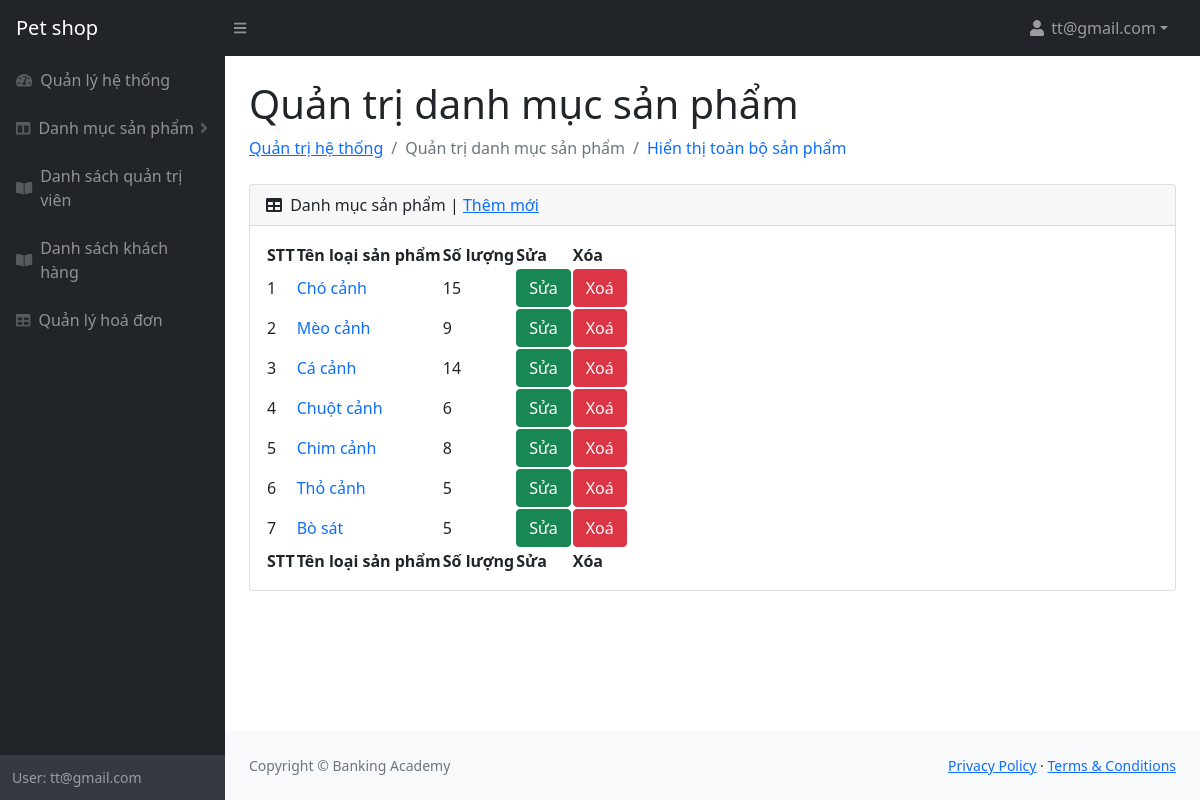
The app's page /admin/danhmuc.php (signed in) with its own data.
### tables this page shows
CREATE TABLE `tbl_loaisanpham` (
  `loaisanpham_id` int(11) NOT NULL,
  `ten_loaisanpham` varchar(50) NOT NULL
);

### admin/danhmuc.php (the view, shortened to what this page needs)
<!DOCTYPE html>
<html lang="en">
    <head>
        <link href="https://cdn.jsdelivr.net/npm/simple-datatables@latest/dist/style.css" rel="stylesheet" />
        <link href="css/styles.css" rel="stylesheet" />
    </head>
    <body class="sb-nav-fixed">
        <?php
        include("slide.php");
        ?>
            <div id="layoutSidenav_content">
                <main>
                    <div class="container-fluid px-4">
                        <h1 class="mt-4">Quản trị danh mục sản phẩm</h1>
                        <ol class="breadcrumb mb-4">
                            <li class="breadcrumb-item"><a href="index.php">Quản trị hệ thống</a></li>
                            <li class="breadcrumb-item active">Quản trị danh mục sản phẩm</li>
                            <li class="breadcrumb-item "><a style="text-decoration: none" href="toanbosanpham.php">Hiển thị toàn bộ sản phẩm</a></li>
                        </ol>
                        <div class="card mb-4">
                            <div class="card-header">
                                <i class="fas fa-table me-1"></i>
                                Danh mục sản phẩm | <a href="danhmucthemmoi.php">Thêm mới</a>
                            </div>
                            <div class="card-body">
                                <table id="datatablesSimple">
                                    <thead>
                                        <tr>
                                            <th>STT</th>
                                            <th>Tên loại sản phẩm</th>
                                            <th>Số lượng</th>
                                            <th>Sửa</th>
                                            <th>Xóa</th>
                                        </tr>
                                    </thead>
                                    <tfoot>
                                        <tr>
                                             <th>STT</th>
                                            <th>Tên loại sản phẩm</th>
                                            <th>Số lượng</th>
                                            <th>Sửa</th>
                                            <th>Xóa</th>
                                        </tr>
                                    </tfoot>
                                    <tbody>
                                    <?php
                                    include("../config.php");
                                        $sql = "
                                                  SELECT tbl_loaisanpham.loaisanpham_id, tbl_loaisanpham.ten_loaisanpham, COUNT(tbl_sanpham.sanpham_id) FROM tbl_loaisanpham LEFT JOIN tbl_sanpham ON  tbl_loaisanpham.loaisanpham_id=tbl_sanpham.loaisanpham_id GROUP BY tbl_loaisanpham.loaisanpham_id;
                                        ";
                                        $ket_qua = mysqli_query($ket_noi, $sql);
                                        $i=0;
                                        while ($row = mysqli_fetch_array($ket_qua)) {
                                            $i++;
                                    ;?>
                                        <tr>
                                            <td><?php echo $i;?></td>
                                            <td><a style="text-decoration: none" href="sanpham.php?id=<?php echo $row["loaisanpham_id"];?>"><?php echo $row["ten_loaisanpham"];?></a></td>
                                            <td><?php echo $row["COUNT(tbl_sanpham.sanpham_id)"];?></td>
                                            <td><a class="btn btn-success" href="danhmucsua.php?id=<?php echo $row["loaisanpham_id"]; ?>">Sửa</a></td>
                                            <td><a class="btn btn-danger" href="danhmucxoa.php?id=<?php echo $row["loaisanpham_id"]; ?>" onclick="return confirm('Bạn có muốn xoá?')">Xoá</a></td>
                                        </tr>
                                    <?php
                                        }
                                    ;?>
                                    </tbody>
                                </table>
                            </div>
                        </div>
                    </div>
                </main>
                <footer class="py-4 bg-light mt-auto">
                    <div class="container-fluid px-4">
                        <div class="d-flex align-items-center justify-content-between small">
                            <div class="text-muted">Copyright &copy; Banking Academy</div>
                            <div>
                                <a href="#">Privacy Policy</a>
                                &middot;
                                <a href="#">Terms &amp; Conditions</a>
                            </div>
                        </div>
                    </div>
                </footer>
            </div>
        </div>
    </body>
</html>

### admin/slide.php (shortened to what this page needs)
<nav class="sb-topnav navbar navbar-expand navbar-dark bg-dark">
            <a class="navbar-brand ps-3" href="index.php">Pet shop</a>
            <button class="btn btn-link btn-sm order-1 order-lg-0 me-4 me-lg-0" id="sidebarToggle" href="#!"><i class="fas fa-bars"></i></button>
            <form class="d-none d-md-inline-block form-inline ms-auto me-0 me-md-3 my-2 my-md-0">
                <div class="input-group">
                    <i class="fas fa-search"></i>
                </div>
            </form>
            <ul class="navbar-nav ms-auto ms-md-0 me-3 me-lg-4">
                <li class="nav-item dropdown">
                    <a class="nav-link dropdown-toggle" id="navbarDropdown" href="#" role="button" data-bs-toggle="dropdown" aria-expanded="false"><i class="fas fa-user fa-fw"></i>   <?php echo $_SESSION['ten_admin'];?></a>
                </li>
            </ul>
        </nav>
        <div id="layoutSidenav">
            <div id="layoutSidenav_nav">
                <nav class="sb-sidenav accordion sb-sidenav-dark" id="sidenavAccordion" >
                    <div class="sb-sidenav-menu" >
                        <div class="nav">
                            <a class="nav-link" href="index.php">
                                <div class="sb-nav-link-icon"><i class="fas fa-tachometer-alt"></i></div>
                                Quản lý hệ thống
                            </a>
                            <a class="nav-link collapsed" href="" data-bs-toggle="collapse" data-bs-target="#collapseLayouts" aria-expanded="false" aria-controls="collapseLayouts">
                                <div class="sb-nav-link-icon"><i class="fas fa-columns"></i></div>
                                Danh mục sản phẩm
                                <div class="sb-sidenav-collapse-arrow"><i class="fas fa-angle-down"></i></div>
                            </a>
                            <a class="nav-link" href="quantrivien.php">
                                <div class="sb-nav-link-icon"><i class="fas fa-book-open"></i></div>
                                Danh sách quản trị viên
                            </a>
                            <a class="nav-link" href="khachhang.php">
                                <div class="sb-nav-link-icon"><i class="fas fa-book-open"></i></div>
                                Danh sách khách hàng
                            </a>
                            <a class="nav-link" href="hoadon.php">
                                <div class="sb-nav-link-icon"><i class="fas fa-table"></i></div>
                                Quản lý hoá đơn
                            </a>
                        </div>
                    </div>
                    <div class="sb-sidenav-footer">
                        <div class="small">User: <?php echo $_SESSION['ten_admin'];?> </div>
                    </div>
                </nav>
            </div>

### records on screen
tbl_loaisanpham: ten_loaisanpham "Chó cảnh", COUNT "15"
tbl_loaisanpham: ten_loaisanpham "Mèo cảnh", COUNT "9"
tbl_loaisanpham: ten_loaisanpham "Cá cảnh", COUNT "14"
tbl_loaisanpham: ten_loaisanpham "Chuột cảnh", COUNT "6"
tbl_loaisanpham: ten_loaisanpham "Chim cảnh", COUNT "8"
tbl_loaisanpham: ten_loaisanpham "Thỏ cảnh", COUNT "5"
tbl_loaisanpham: ten_loaisanpham "Bò sát", COUNT "5"

### other values on screen
$_SESSION['ten_admin'] "tt@gmail.com"
